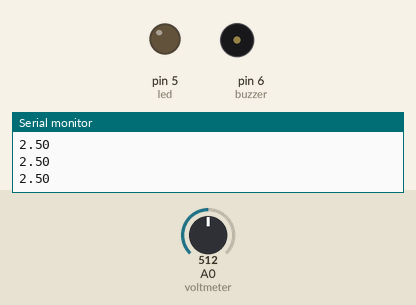
Bench run of a sketch on a simulated Arduino Uno, built with avr-gcc and run on an emulated ATmega328P. Shown: output pins drawn as LEDs (lit = HIGH), buzzer (waves = sounding, pin HIGH), the last lines printed to the serial monitor. The inputs (shaded band) are chosen by the test bench; at power-on: A0 (voltmeter) = 512.

Above: at 1.2 s.
1.3 s: A0 (voltmeter) set to 597
2.8 s: A0 (voltmeter) set to 626
At 3.1 s:
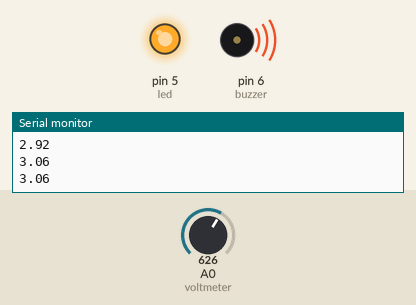
4.3 s: A0 (voltmeter) set to 520
5.8 s: A0 (voltmeter) set to 499
At 7.0 s:
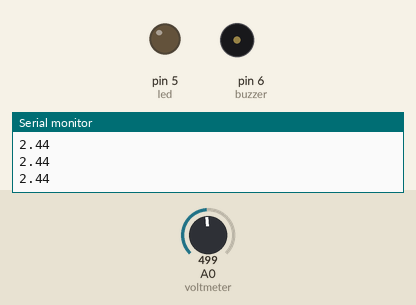
7.3 s: A0 (voltmeter) set to 716
At 8.4 s:
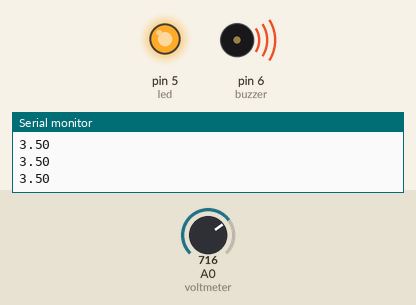
Timing chart, 0 to 9.9 s (numbered marks = the images above; inputs shaded):
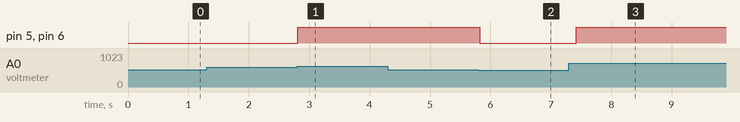

Measured:
- the behaviour switches between 613 and 614 on A0 (voltmeter) (found by bisection; images 0 and 1)
- the behaviour switches between 512 and 511 on A0 (voltmeter) (found by bisection; images 1 and 2)
- after the input at 2.8 s, pin 5 (led), pin 6 (buzzer): LOW → HIGH at once
- after the input at 5.8 s, pin 5 (led), pin 6 (buzzer): HIGH → LOW at once
- after the input at 7.3 s, pin 5 (led), pin 6 (buzzer): LOW → HIGH after 0.12 s

The sketch:

Voltage_threshold_detector.ino
```cpp
#define voltmeter A0
#define led 5
#define buzzer 6
boolean warning = false;
void setup()
{
  pinMode(led, OUTPUT);
  pinMode(buzzer, OUTPUT);
  pinMode(voltmeter, INPUT);
  Serial.begin(9600);
}

void loop()
{
  int val = analogRead(voltmeter);
  float volt = 5.00*analogRead(voltmeter)/1023.00; // map to [0v-5v]
  Serial.println(volt);

  if(volt > 3) warning = true;
  else if (volt < 2.5) warning = false;

  // Control outputs
  digitalWrite(led, warning ? HIGH : LOW);
  digitalWrite(buzzer, warning ? HIGH : LOW);

  delay(200);

}
```
